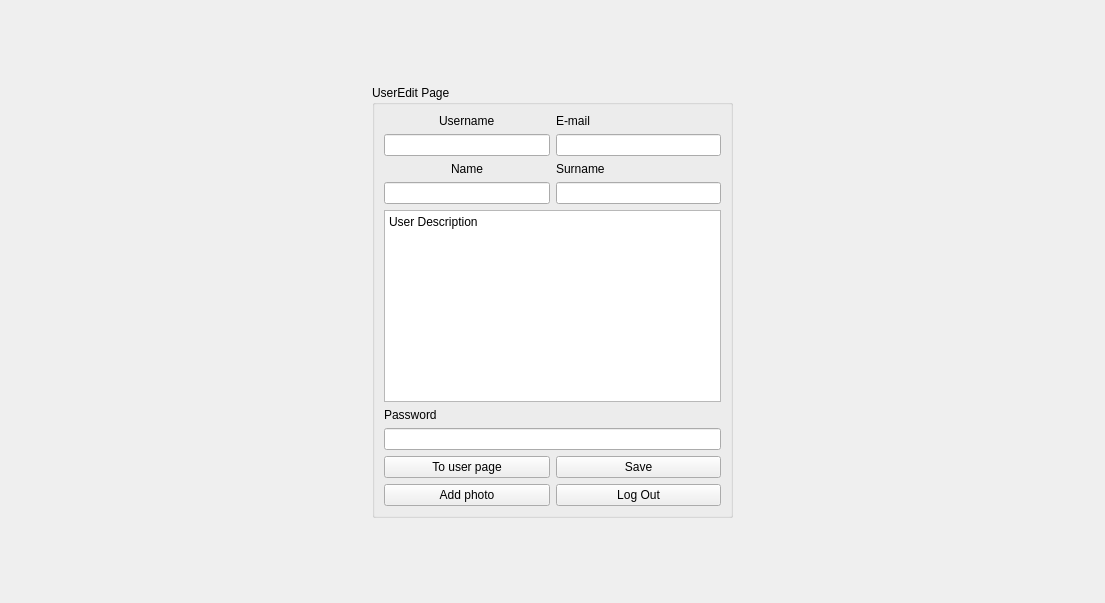
<?xml version="1.0" encoding="UTF-8"?>
<ui version="4.0">
 <class>UserEditPage</class>
 <widget class="QWidget" name="UserEditPage">
  <property name="geometry">
   <rect>
    <x>0</x>
    <y>0</y>
    <width>1105</width>
    <height>603</height>
   </rect>
  </property>
  <property name="windowTitle">
   <string>Form</string>
  </property>
  <layout class="QGridLayout" name="gridLayout_2">
   <item row="1" column="1">
    <widget class="QGroupBox" name="groupBox">
     <property name="title">
      <string>UserEdit Page</string>
     </property>
     <layout class="QGridLayout" name="gridLayout">
      <item row="1" column="0">
       <widget class="QLineEdit" name="le_username">
        <property name="text">
         <string/>
        </property>
       </widget>
      </item>
      <item row="0" column="0" alignment="Qt::AlignHCenter">
       <widget class="QLabel" name="label">
        <property name="text">
         <string>Username</string>
        </property>
       </widget>
      </item>
      <item row="0" column="1">
       <widget class="QLabel" name="label_2">
        <property name="text">
         <string>E-mail</string>
        </property>
       </widget>
      </item>
      <item row="8" column="0" colspan="2">
       <widget class="QLineEdit" name="le_password">
        <property name="text">
         <string/>
        </property>
       </widget>
      </item>
      <item row="1" column="1">
       <widget class="QLineEdit" name="le_email"/>
      </item>
      <item row="4" column="1">
       <widget class="QLabel" name="label_4">
        <property name="text">
         <string>Surname</string>
        </property>
       </widget>
      </item>
      <item row="6" column="0" colspan="2">
       <widget class="QTextEdit" name="le_user_description">
        <property name="html">
         <string>&lt;!DOCTYPE HTML PUBLIC &quot;-//W3C//DTD HTML 4.0//EN&quot; &quot;http://www.w3.org/TR/REC-html40/strict.dtd&quot;&gt;
&lt;html&gt;&lt;head&gt;&lt;meta name=&quot;qrichtext&quot; content=&quot;1&quot; /&gt;&lt;meta charset=&quot;utf-8&quot; /&gt;&lt;style type=&quot;text/css&quot;&gt;
p, li { white-space: pre-wrap; }
&lt;/style&gt;&lt;/head&gt;&lt;body style=&quot; font-family:'Segoe UI'; font-size:9pt; font-weight:400; font-style:normal;&quot;&gt;
&lt;p style=&quot; margin-top:0px; margin-bottom:0px; margin-left:0px; margin-right:0px; -qt-block-indent:0; text-indent:0px;&quot;&gt;User Description&lt;/p&gt;
&lt;p style=&quot;-qt-paragraph-type:empty; margin-top:0px; margin-bottom:0px; margin-left:0px; margin-right:0px; -qt-block-indent:0; text-indent:0px;&quot;&gt;&lt;br /&gt;&lt;/p&gt;&lt;/body&gt;&lt;/html&gt;</string>
        </property>
       </widget>
      </item>
      <item row="7" column="0">
       <widget class="QLabel" name="label_3">
        <property name="text">
         <string>Password</string>
        </property>
       </widget>
      </item>
      <item row="5" column="0">
       <widget class="QLineEdit" name="le_name"/>
      </item>
      <item row="5" column="1">
       <widget class="QLineEdit" name="le_surname"/>
      </item>
      <item row="4" column="0" alignment="Qt::AlignHCenter">
       <widget class="QLabel" name="label_5">
        <property name="text">
         <string>Name</string>
        </property>
       </widget>
      </item>
      <item row="12" column="1">
       <widget class="QPushButton" name="pushSaveButton">
        <property name="text">
         <string>Save</string>
        </property>
       </widget>
      </item>
      <item row="12" column="0">
       <widget class="QPushButton" name="pushGoToUserPageButton">
        <property name="text">
         <string>To user page</string>
        </property>
       </widget>
      </item>
      <item row="13" column="0">
       <widget class="QPushButton" name="pushAddPhotoButton">
        <property name="text">
         <string>Add photo</string>
        </property>
       </widget>
      </item>
      <item row="13" column="1">
       <widget class="QPushButton" name="pushLogOutButton">
        <property name="text">
         <string>Log Out</string>
        </property>
       </widget>
      </item>
     </layout>
    </widget>
   </item>
   <item row="0" column="1">
    <spacer name="verticalSpacer">
     <property name="orientation">
      <enum>Qt::Vertical</enum>
     </property>
     <property name="sizeHint" stdset="0">
      <size>
       <width>20</width>
       <height>40</height>
      </size>
     </property>
    </spacer>
   </item>
   <item row="1" column="0">
    <spacer name="horizontalSpacer">
     <property name="orientation">
      <enum>Qt::Horizontal</enum>
     </property>
     <property name="sizeHint" stdset="0">
      <size>
       <width>40</width>
       <height>20</height>
      </size>
     </property>
    </spacer>
   </item>
   <item row="1" column="2">
    <spacer name="horizontalSpacer_2">
     <property name="orientation">
      <enum>Qt::Horizontal</enum>
     </property>
     <property name="sizeHint" stdset="0">
      <size>
       <width>40</width>
       <height>20</height>
      </size>
     </property>
    </spacer>
   </item>
   <item row="2" column="1">
    <spacer name="verticalSpacer_2">
     <property name="orientation">
      <enum>Qt::Vertical</enum>
     </property>
     <property name="sizeHint" stdset="0">
      <size>
       <width>20</width>
       <height>40</height>
      </size>
     </property>
    </spacer>
   </item>
  </layout>
 </widget>
 <resources/>
 <connections/>
</ui>
